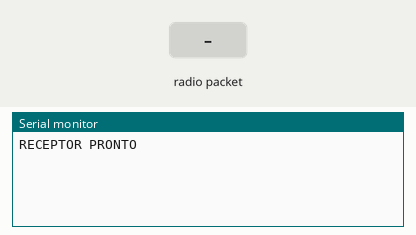
Bench run of a sketch on a simulated Arduino Uno, built with avr-gcc and run on an emulated ATmega328P. Parts: the last lines printed to the serial monitor. The test bench sets the inputs (shaded band). No radio packets arrive unless stated.

Above: at 1.2 s.
1.3 s: radio packet "1" arrives
At 2.5 s:
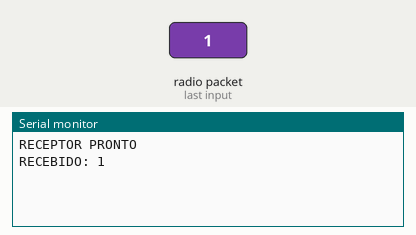
2.8 s: radio packet "0" arrives
At 3.6 s:
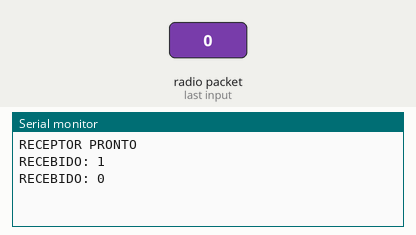
4.3 s: radio packet "2" arrives
At 4.7 s:
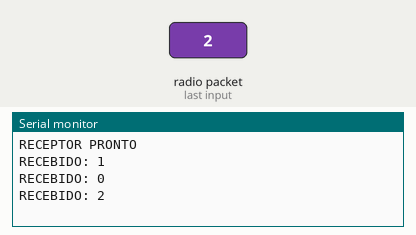

The sketch:

receptorBarco.ino
```cpp
#include <SPI.h>
#include <RF24.h>

RF24 radio(7, 8);

const byte endereco[6] = "BRAGA_BOAT";

char mensagem[33];

void setup() {
  Serial.begin(9600);

  if (!radio.begin()) {
    Serial.println("MODULO NAO DETECTADO");
    while (1);
  }


  radio.openReadingPipe(1, endereco);
  radio.startListening();

  Serial.println("RECEPTOR PRONTO");
}

void loop() {

  if (radio.available()) {

    memset(mensagem, 0, sizeof(mensagem));

    radio.read(mensagem, 32);

    mensagem[32] = '\0';

    if (mensagem[0] != '\0') {

      Serial.print("RECEBIDO: ");
      Serial.println(mensagem);
    }
  }
}
```

Measured:
- after the input at 1.3 s, the serial monitor: prints a new line at once (image 1)
- after the input at 2.8 s, the serial monitor: prints a new line at once (image 2)
- after the input at 4.3 s, the serial monitor: prints a new line at once (image 3)
